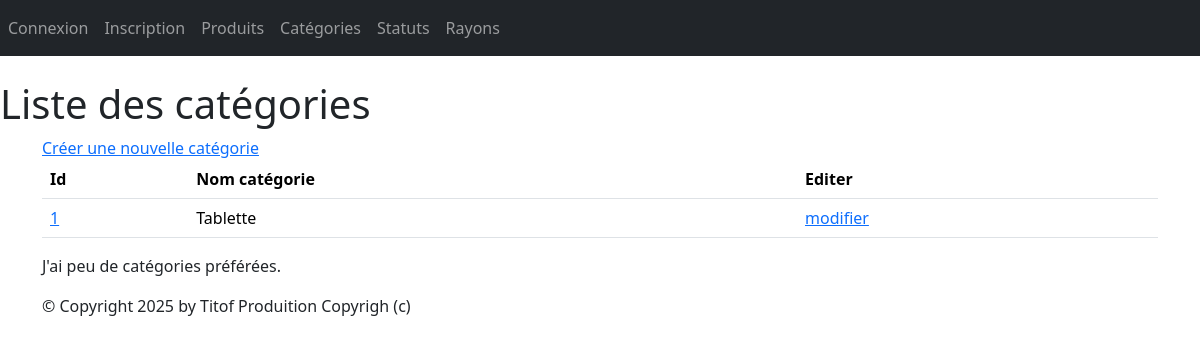
/monApp/categories/, run on an earlier commit of the app's database.
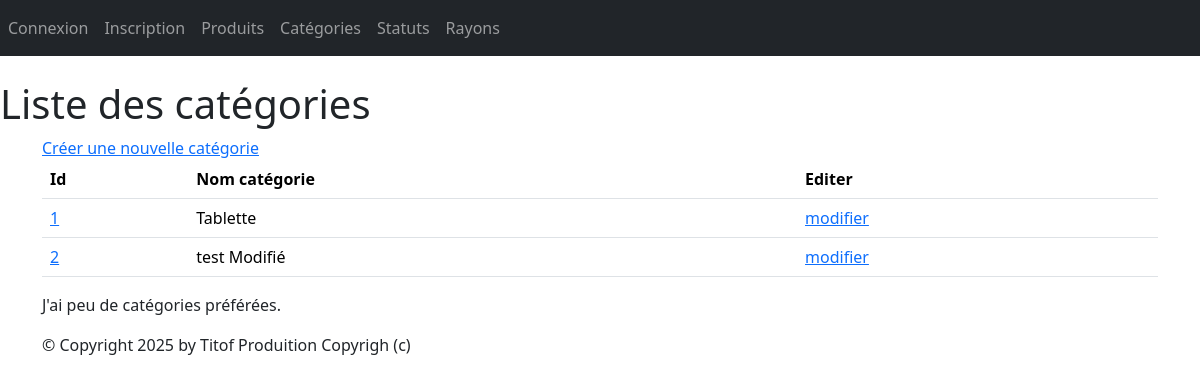
And on a later commit of the database.
### monApp/models.py (models this page shows, shortened)
class Categorie(models.Model):
    idCat = models.AutoField(primary_key=True)
    nomCat = models.CharField(max_length=100)

### monApp/views.py (the view)
# urls.py: path("categories/", views.CategorieListView.as_view(), name="lst_cats"),
class CategorieListView(ListView):
    model = Categorie
    template_name = "monApp/list_categories.html"
    context_object_name = "cats"
    def get_context_data(self, **kwargs):
        context = super().get_context_data(**kwargs)
        context["titremenu"] = "Liste des catégories"
        return context

### monApp/templates/monApp/list_categories.html
{% extends 'monApp/base.html' %}
{% block menu %}
    <h1>{{ titremenu }}</h1>
{% endblock %}
{% block contenu %}
    <a href="{% url 'crt_cat' %}">Créer une nouvelle catégorie</a>
    <table class="table">
        <thead>
            <tr>
                <th>Id</th>
                <th>Nom catégorie</th>
                <th>Editer</th>
            </tr>
        </thead>
        <tbody>
            {% for cat in cats %}
                <tr>
                    <td><a href="{% url 'dtl_cat' cat.idCat %}">{{ cat.idCat }}</a></td>
                    <td>{{ cat.nomCat }}</td>
                    <td><a href="{% url 'upd_cat' cat.idCat %}">modifier</a></td>
                </tr>
            {% endfor %}
        </tbody>
    </table>
    <p>
        J'ai
        {% if cats|length < 5 %}
            peu de
        {% elif cats|length < 10 %}
            quelques
        {% else %}
            beaucoup de
        {% endif %}
        catégories préférées.
    </p>
{% endblock %}

What changed in the data, as far as the page shows it:
added Categorie: idCat "2", nomCat "test Modifié"
